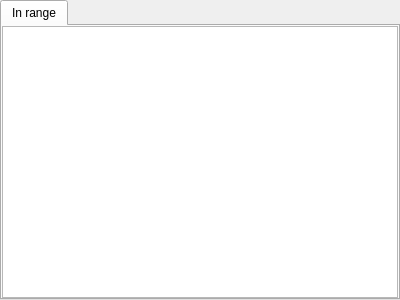
<?xml version="1.0" encoding="UTF-8"?>
<ui version="4.0">
 <class>CAircraftComponent</class>
 <widget class="QTabWidget" name="CAircraftComponent">
  <property name="geometry">
   <rect>
    <x>0</x>
    <y>0</y>
    <width>400</width>
    <height>300</height>
   </rect>
  </property>
  <property name="windowTitle">
   <string>TabWidget</string>
  </property>
  <property name="currentIndex">
   <number>0</number>
  </property>
  <widget class="QWidget" name="tb_AircraftsInRange">
   <attribute name="title">
    <string>In range</string>
   </attribute>
   <layout class="QVBoxLayout" name="vl_AircraftsInRange">
    <property name="spacing">
     <number>0</number>
    </property>
    <property name="leftMargin">
     <number>0</number>
    </property>
    <property name="topMargin">
     <number>0</number>
    </property>
    <property name="rightMargin">
     <number>0</number>
    </property>
    <property name="bottomMargin">
     <number>0</number>
    </property>
    <item>
     <widget class="BlackGui::CAircraftView" name="tvp_AircraftsInRange">
      <attribute name="verticalHeaderVisible">
       <bool>false</bool>
      </attribute>
     </widget>
    </item>
   </layout>
  </widget>
 </widget>
 <customwidgets>
  <customwidget>
   <class>BlackGui::CAircraftView</class>
   <extends>QTableView</extends>
   <header>blackgui/aircraftview.h</header>
  </customwidget>
 </customwidgets>
 <resources/>
 <connections/>
</ui>
